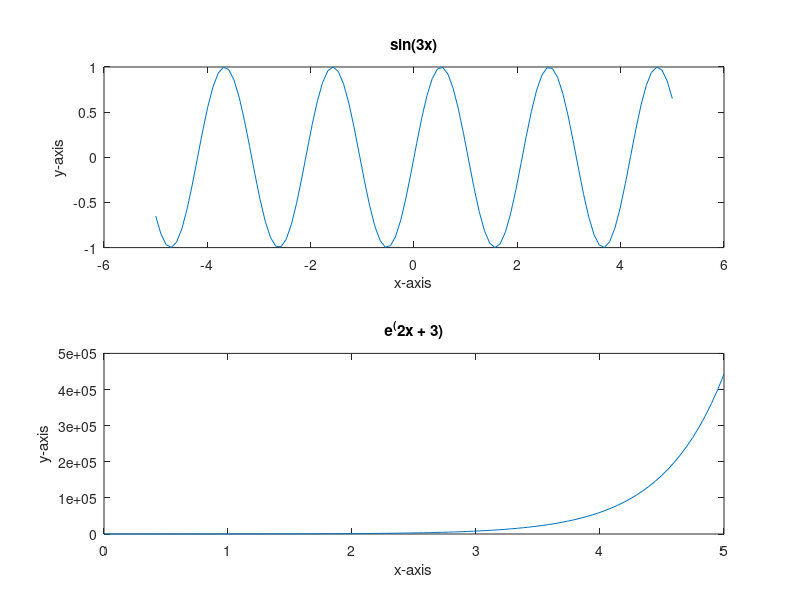

Source code (MATLAB):
%{
	Q1. Plot the Following signals in linear scale
	 a) x(t)=sin(3t) -5<t<5
	 b) y(t)=e^(2t+3)

%}
subplot(2,1,1);
x1 = linspace(-5,5);
y1 = sin(3*x1);
plt1 = plot(x1,y1);
title('sin(3x)');
xlabel('x-axis');
ylabel('y-axis');
% plot(x1,y1);
% saveas(figure1,'image.png')

subplot(2,1,2);


x2 = linspace(0,5);
y2 = exp(2*x2 + 3);
plt2 = plot(x2,y2);
title('e^(2x + 3)');
xlabel('x-axis');
ylabel('y-axis');
%saveas(gcf, 'example_signal1.jpg', 'jpg');

% figure1 = figure;
% axes1 = axes('Parent',figure1)
% hold(axes1,'all');
% plot(plot what you want to plot)
% saveas(figure1,'finename.ext')